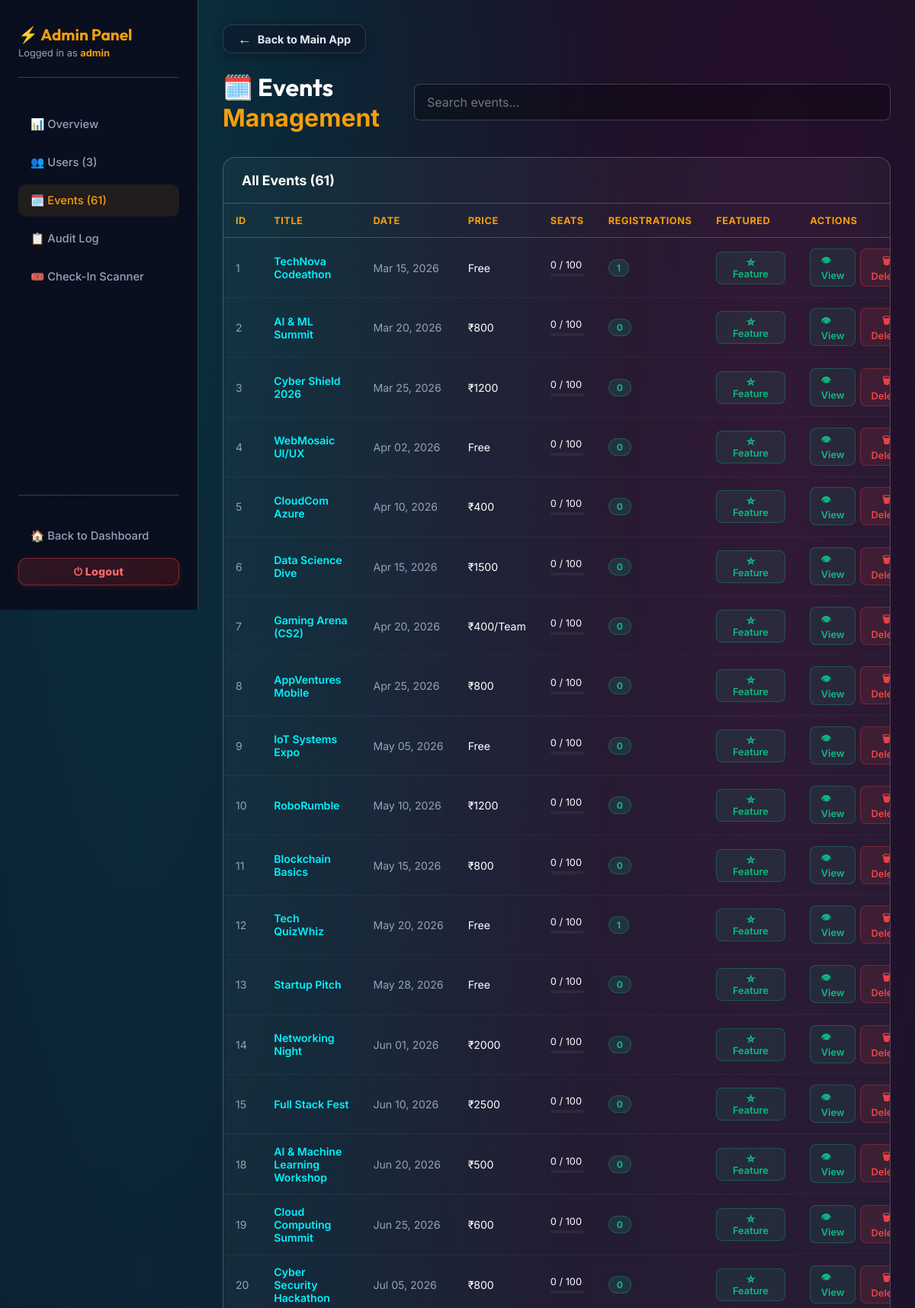
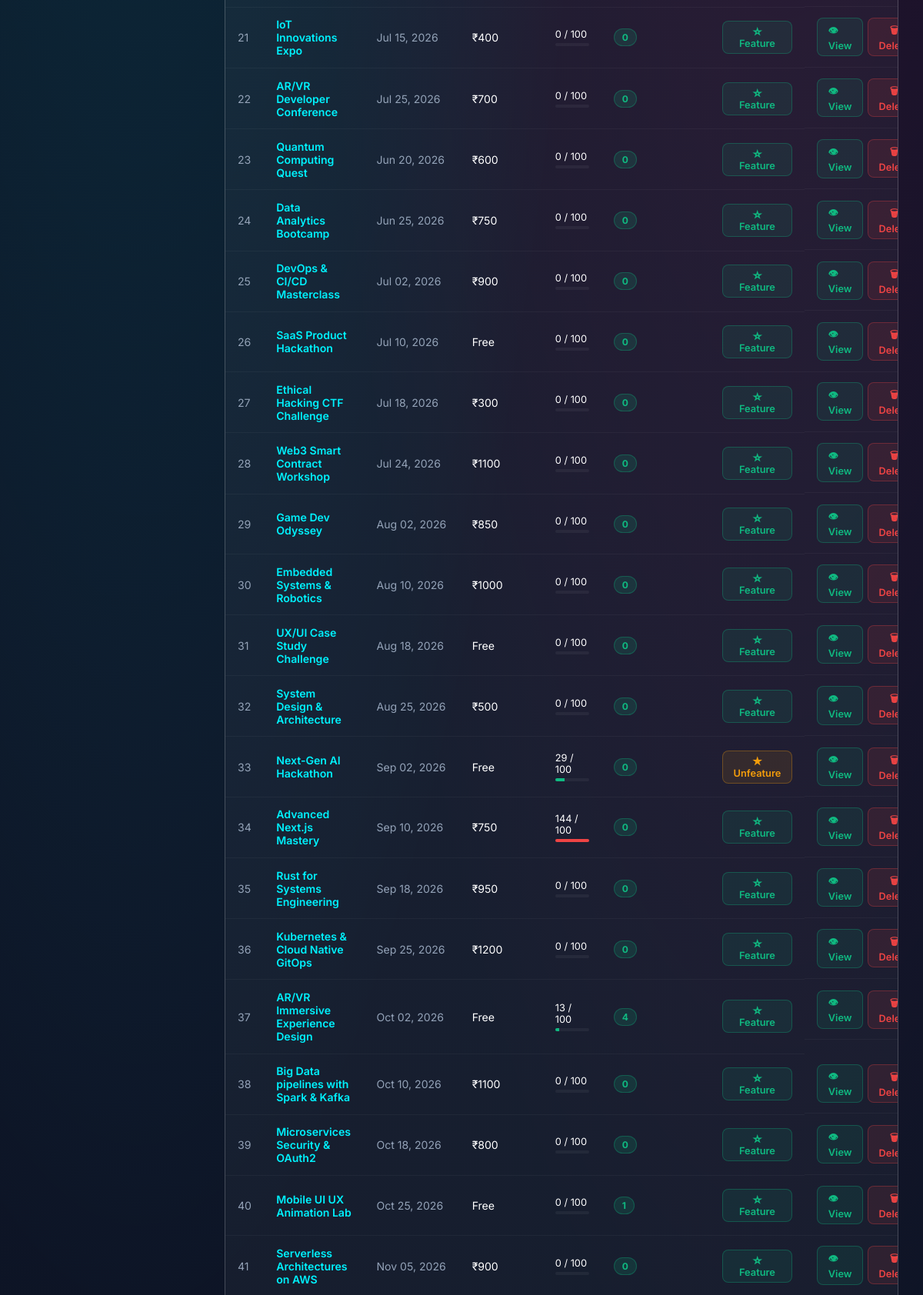
/admin/events (signed in, upper part), run on the app's committed database (2 pictures, top to bottom).
### tables this page shows
CREATE TABLE events
                 (id INTEGER PRIMARY KEY AUTOINCREMENT, title TEXT, date TEXT, desc TEXT, 
                  price TEXT, color TEXT, image TEXT, purpose TEXT, full_details TEXT, outcome TEXT, seats_total INTEGER DEFAULT 100, seats_filled INTEGER DEFAULT 0, is_draft INTEGER DEFAULT 0, featured INTEGER DEFAULT 0, venue TEXT DEFAULT 'Online', venue_address TEXT DEFAULT 'Tech Park Campus, Innovation Block A, Bangalore - 560103', time TEXT DEFAULT '10:00 AM', end_time TEXT DEFAULT '05:00 PM');

### backend/app.py (the view)
@app.route('/admin/events')
@admin_required
def admin_events():
    username = session.get('username')
    stats = get_admin_stats()
    conn = get_db(row_factory=True)
    c = conn.cursor()
    c.execute('''SELECT e.*, COUNT(r.id) as reg_count
                 FROM events e LEFT JOIN registrations r ON e.id=r.event_id
                 GROUP BY e.id ORDER BY e.id''')
    events = [dict(row) for row in c.fetchall()]
    conn.close()
    return render_template('admin/events.html', username=username, stats=stats, events=events, active='events')

### backend/app.py (called while the page is built, shortened)
def get_db(timeout=60.0, row_factory=False):
    conn = getattr(_thread_local, 'conn', None)
    return conn

def is_host():
    if not session.get('loggedin'):
        return False
    if session.get('role') == 'host' or session.get('is_admin'):
        return True

def is_admin():
    if not session.get('loggedin'):
        return False
    if session.get('is_admin'):
        return True

@app.context_processor
def inject_user_data():
    current_user = None
    user_is_admin = False
    user_is_host = False
    if session.get('loggedin'):
        username = session.get('username')
        user_is_admin = is_admin()
        user_is_host = is_host()
        photo = session.get('profile_photo')
        user_id = session.get('user_id')
        current_user = {'username': username, 'profile_photo': photo, 'user_id': user_id or 'UID-0001'}
    return dict(current_user=current_user, is_admin=user_is_admin, is_host=user_is_host)

def admin_required(f):
    @wraps(f)
    def decorated(*args, **kwargs):
        if not session.get('loggedin'):
            return redirect(url_for('login'))
        username = session.get('username', '').lower()
        conn = get_db()
        c = conn.cursor()
        c.execute('SELECT is_admin FROM users WHERE LOWER(username)=?', (username,))
        row = c.fetchone()
        conn.close()
        is_admin_user = (row and row[0] == 1) or username in ('admin', 'venu r')
        if not is_admin_user:
            flash('Access denied. Admin only.', 'error')
            return redirect(url_for('dashboard'))
        return f(*args, **kwargs)
    return decorated

def get_admin_stats():
    conn = get_db(row_factory=True)
    c = conn.cursor()
    stats = {}
    c.execute('SELECT COUNT(*) FROM users'); stats['total_users'] = c.fetchone()[0]
    c.execute('SELECT COUNT(*) FROM events'); stats['total_events'] = c.fetchone()[0]
    c.execute('SELECT COUNT(*) FROM registrations'); stats['total_regs'] = c.fetchone()[0]
    c.execute('SELECT COUNT(*) FROM reviews'); stats['total_reviews'] = c.fetchone()[0]
    c.execute("SELECT COUNT(*) FROM users WHERE role='host'"); stats['total_hosts'] = c.fetchone()[0]
    today = datetime.now().strftime('%Y-%m-%d')
    c.execute('SELECT COUNT(*) FROM registrations WHERE timestamp LIKE ?', (today+'%',))
    stats['today_regs'] = c.fetchone()[0]
    conn.close()
    return stats

    def __getattr__(self, name):
        return getattr(self._raw_conn, name)

    def close(self):
        pass

### frontend/templates/admin/events.html (shortened to what this page needs)
{% extends "admin/base.html" %}
{% block content %}
<div class="admin-header">
    <h1>🗓️ Events <span>Management</span></h1>
    <input type="text" id="evSearch" class="search-admin" placeholder="Search events..." oninput="filterTable('evTable',this.value)">
</div>
<div class="panel-section">
    <div class="panel-section-header">
        <h3>All Events ({{ events|length }})</h3>
    </div>
    <table class="admin-table" id="evTable">
        <thead>
            <tr>
                <th>ID</th>
                <th>Title</th>
                <th>Date</th>
                <th>Price</th>
                <th>Seats</th>
                <th>Registrations</th>
                <th>Featured</th>
                <th>Actions</th>
            </tr>
        </thead>
        <tbody>
            {% for ev in events %}
            <tr>
                <td style="color:var(--text-muted)">{{ ev.id }}</td>
                <td>
                    <a href="{{ url_for('event_detail', event_id=ev.id) }}" style="color:var(--primary);text-decoration:none;font-weight:600">
                        {{ ev.title[:40] }}{% if ev.title|length > 40 %}…{% endif %}
                    </a>
                </td>
                <td style="color:var(--text-muted);white-space:nowrap">{{ ev.date }}</td>
                <td>{{ ev.price }}</td>
                <td>
                    <div style="font-size:0.8rem">
                        {{ ev.seats_filled or 0 }} / {{ ev.seats_total or 100 }}
                    </div>
                    <div style="background:rgba(255,255,255,0.05);border-radius:4px;height:4px;margin-top:4px;overflow:hidden">
                        <div style="height:100%;width:{{ [(ev.seats_filled or 0) / (ev.seats_total or 100) * 100, 100]|min|round }}%;
                                    background:{% if (ev.seats_filled or 0) >= (ev.seats_total or 100) %}#ef4444{% elif (ev.seats_filled or 0) > (ev.seats_total or 100) * 0.7 %}#f59e0b{% else %}#10b981{% endif %};
                                    transition:width 0.4s"></div>
                    </div>
                </td>
                <td><span class="badge badge-active">{{ ev.reg_count }}</span></td>
                <td>
                    <form action="{{ url_for('admin_toggle_featured', event_id=ev.id) }}" method="POST" style="margin:0">
                        <button class="action-btn {% if ev.featured %}btn-warning{% else %}btn-success{% endif %}" type="submit">
                            {{ '★ Unfeature' if ev.featured else '☆ Feature' }}
                        </button>
                    </form>
                </td>
                <td style="display:flex;gap:6px">
                    <a href="{{ url_for('event_detail', event_id=ev.id) }}" class="action-btn btn-success" style="text-decoration:none">👁 View</a>
                    <form action="{{ url_for('delete_event', event_id=ev.id) }}" method="POST" style="margin:0"
                          onsubmit="return confirm('Delete event {{ ev.title }}?')">
                        <button class="action-btn btn-danger" type="submit">🗑 Delete</button>
                    </form>
                </td>
            </tr>
            {% else %}
            <tr><td colspan="8" style="text-align:center;padding:2rem;color:var(--text-muted)">No events found</td></tr>
            {% endfor %}
        </tbody>
    </table>
</div>
{% endblock %}

### frontend/templates/admin/base.html (style rules this page uses)
:root { --admin-accent: #f59e0b; }
.admin-header { display: flex; justify-content: space-between; align-items: center; margin-bottom: 2rem; }
.admin-header h1 { font-family: var(--font-heading); font-size: 2rem; color: var(--text-main); }
.admin-header span { color: var(--admin-accent); }
.panel-section { background: rgba(255,255,255,0.04); border: 1px solid var(--glass-border); border-radius: 16px; margin-bottom: 2rem; overflow: hidden; }
.panel-section-header { padding: 1.2rem 1.5rem; border-bottom: 1px solid var(--glass-border); display: flex; justify-content: space-between; align-items: center; }
.panel-section-header h3 { color: var(--text-main); font-size: 1.1rem; font-weight: 700; }
.admin-table { width: 100%; border-collapse: collapse; font-size: 0.88rem; }
.admin-table th { padding: 0.9rem 1rem; text-align: left; color: var(--admin-accent); font-weight: 700; font-size: 0.8rem; text-transform: uppercase; letter-spacing: 0.5px; border-bottom: 1px solid var(--glass-border); }
.admin-table td { padding: 0.85rem 1rem; border-bottom: 1px solid rgba(255,255,255,0.04); color: var(--text-main); vertical-align: middle; }
.badge { padding: 3px 10px; border-radius: 50px; font-size: 0.75rem; font-weight: 700; display: inline-block; }
.badge-active { background: rgba(16,185,129,0.15); color: #10b981; border: 1px solid rgba(16,185,129,0.3); }
.action-btn { padding: 0.35rem 0.85rem; border-radius: 8px; font-size: 0.8rem; font-weight: 600; cursor: pointer; border: none; transition: all 0.2s; font-family: inherit; }
.btn-danger { background: rgba(239,68,68,0.1); color: #ef4444; border: 1px solid rgba(239,68,68,0.3); }
.btn-success { background: rgba(16,185,129,0.1); color: #10b981; border: 1px solid rgba(16,185,129,0.3); }
.btn-warning { background: rgba(245,158,11,0.1); color: #f59e0b; border: 1px solid rgba(245,158,11,0.3); }
.search-admin { background: rgba(255,255,255,0.05); border: 1px solid var(--glass-border); color: var(--text-main); padding: 0.5rem 1rem; border-radius: 50px; outline: none; font-size: 0.88rem; transition: 0.2s; }

### data on the page
events: id "1", title "TechNova Codeathon", date "Mar 15, 2026", price "Free", seats_filled "0", seats_total "100", reg_count "1", featured "☆ Feature"
events: id "2", title "AI & ML Summit", date "Mar 20, 2026", price "₹800", seats_filled "0", seats_total "100", reg_count "0", featured "☆ Feature"
events: id "3", title "Cyber Shield 2026", date "Mar 25, 2026", price "₹1200", seats_filled "0", seats_total "100", reg_count "0", featured "☆ Feature"
events: id "4", title "WebMosaic UI/UX", date "Apr 02, 2026", price "Free", seats_filled "0", seats_total "100", reg_count "0", featured "☆ Feature"
events: id "5", title "CloudCom Azure", date "Apr 10, 2026", price "₹400", seats_filled "0", seats_total "100", reg_count "0", featured "☆ Feature"
events: id "6", title "Data Science Dive", date "Apr 15, 2026", price "₹1500", seats_filled "0", seats_total "100", reg_count "0", featured "☆ Feature"
events: id "7", title "Gaming Arena (CS2)", date "Apr 20, 2026", price "₹400/Team", seats_filled "0", seats_total "100", reg_count "0", featured "☆ Feature"
events: id "8", title "AppVentures Mobile", date "Apr 25, 2026", price "₹800", seats_filled "0", seats_total "100", reg_count "0", featured "☆ Feature"
events: id "9", title "IoT Systems Expo", date "May 05, 2026", price "Free", seats_filled "0", seats_total "100", reg_count "0", featured "☆ Feature"
events: id "10", title "RoboRumble", date "May 10, 2026", price "₹1200", seats_filled "0", seats_total "100", reg_count "0", featured "☆ Feature"
events: id "11", title "Blockchain Basics", date "May 15, 2026", price "₹800", seats_filled "0", seats_total "100", reg_count "0", featured "☆ Feature"
events: id "12", title "Tech QuizWhiz", date "May 20, 2026", price "Free", seats_filled "0", seats_total "100", reg_count "1", featured "☆ Feature"
events: id "13", title "Startup Pitch", date "May 28, 2026", price "Free", seats_filled "0", seats_total "100", reg_count "0", featured "☆ Feature"
events: id "14", title "Networking Night", date "Jun 01, 2026", price "₹2000", seats_filled "0", seats_total "100", reg_count "0", featured "☆ Feature"
events: id "15", title "Full Stack Fest", date "Jun 10, 2026", price "₹2500", seats_filled "0", seats_total "100", reg_count "0", featured "☆ Feature"
events: id "18", title "AI & Machine Learning Workshop", date "Jun 20, 2026", price "₹500", seats_filled "0", seats_total "100", reg_count "0", featured "☆ Feature"
events: id "19", title "Cloud Computing Summit", date "Jun 25, 2026", price "₹600", seats_filled "0", seats_total "100", reg_count "0", featured "☆ Feature"
events: id "20", title "Cyber Security Hackathon", date "Jul 05, 2026", price "₹800", seats_filled "0", seats_total "100", reg_count "0", featured "☆ Feature"
events: id "21", title "IoT Innovations Expo", date "Jul 15, 2026", price "₹400", seats_filled "0", seats_total "100", reg_count "0", featured "☆ Feature"
events: id "22", title "AR/VR Developer Conference", date "Jul 25, 2026", price "₹700", seats_filled "0", seats_total "100", reg_count "0", featured "☆ Feature"
events: id "23", title "Quantum Computing Quest", date "Jun 20, 2026", price "₹600", seats_filled "0", seats_total "100", reg_count "0", featured "☆ Feature"
events: id "24", title "Data Analytics Bootcamp", date "Jun 25, 2026", price "₹750", seats_filled "0", seats_total "100", reg_count "0", featured "☆ Feature"
events: id "25", title "DevOps & CI/CD Masterclass", date "Jul 02, 2026", price "₹900", seats_filled "0", seats_total "100", reg_count "0", featured "☆ Feature"
events: id "26", title "SaaS Product Hackathon", date "Jul 10, 2026", price "Free", seats_filled "0", seats_total "100", reg_count "0", featured "☆ Feature"
events: id "27", title "Ethical Hacking CTF Challenge", date "Jul 18, 2026", price "₹300", seats_filled "0", seats_total "100", reg_count "0", featured "☆ Feature"
events: id "28", title "Web3 Smart Contract Workshop", date "Jul 24, 2026", price "₹1100", seats_filled "0", seats_total "100", reg_count "0", featured "☆ Feature"
events: id "29", title "Game Dev Odyssey", date "Aug 02, 2026", price "₹850", seats_filled "0", seats_total "100", reg_count "0", featured "☆ Feature"
events: id "30", title "Embedded Systems & Robotics", date "Aug 10, 2026", price "₹1000", seats_filled "0", seats_total "100", reg_count "0", featured "☆ Feature"
events: id "31", title "UX/UI Case Study Challenge", date "Aug 18, 2026", price "Free", seats_filled "0", seats_total "100", reg_count "0", featured "☆ Feature"
events: id "32", title "System Design & Architecture", date "Aug 25, 2026", price "₹500", seats_filled "0", seats_total "100", reg_count "0", featured "☆ Feature"
events: id "33", title "Next-Gen AI Hackathon", date "Sep 02, 2026", price "Free", seats_filled "29", seats_total "100", reg_count "0", featured "★ Unfeature"
events: id "34", title "Advanced Next.js Mastery", date "Sep 10, 2026", price "₹750", seats_filled "144", seats_total "100", reg_count "0", featured "☆ Feature"
events: id "35", title "Rust for Systems Engineering", date "Sep 18, 2026", price "₹950", seats_filled "0", seats_total "100", reg_count "0", featured "☆ Feature"
events: id "36", title "Kubernetes & Cloud Native GitOps", date "Sep 25, 2026", price "₹1200", seats_filled "0", seats_total "100", reg_count "0", featured "☆ Feature"
events: id "37", title "AR/VR Immersive Experience Design", date "Oct 02, 2026", price "Free", seats_filled "13", seats_total "100", reg_count "4", featured "☆ Feature"
events: id "38", title "Big Data pipelines with Spark & Kafka", date "Oct 10, 2026", price "₹1100", seats_filled "0", seats_total "100", reg_count "0", featured "☆ Feature"
events: id "39", title "Microservices Security & OAuth2", date "Oct 18, 2026", price "₹800", seats_filled "0", seats_total "100", reg_count "0", featured "☆ Feature"
events: id "40", title "Mobile UI UX Animation Lab", date "Oct 25, 2026", price "Free", seats_filled "0", seats_total "100", reg_count "1", featured "☆ Feature"
events: id "41", title "Serverless Architectures on AWS", date "Nov 05, 2026", price "₹900", seats_filled "0", seats_total "100", reg_count "0", featured "☆ Feature"

### other printed values
{{ username }} "admin"
{{ stats.total_users }} "3"
{{ stats.total_events }} "61"
{{ events|length }} "61"
